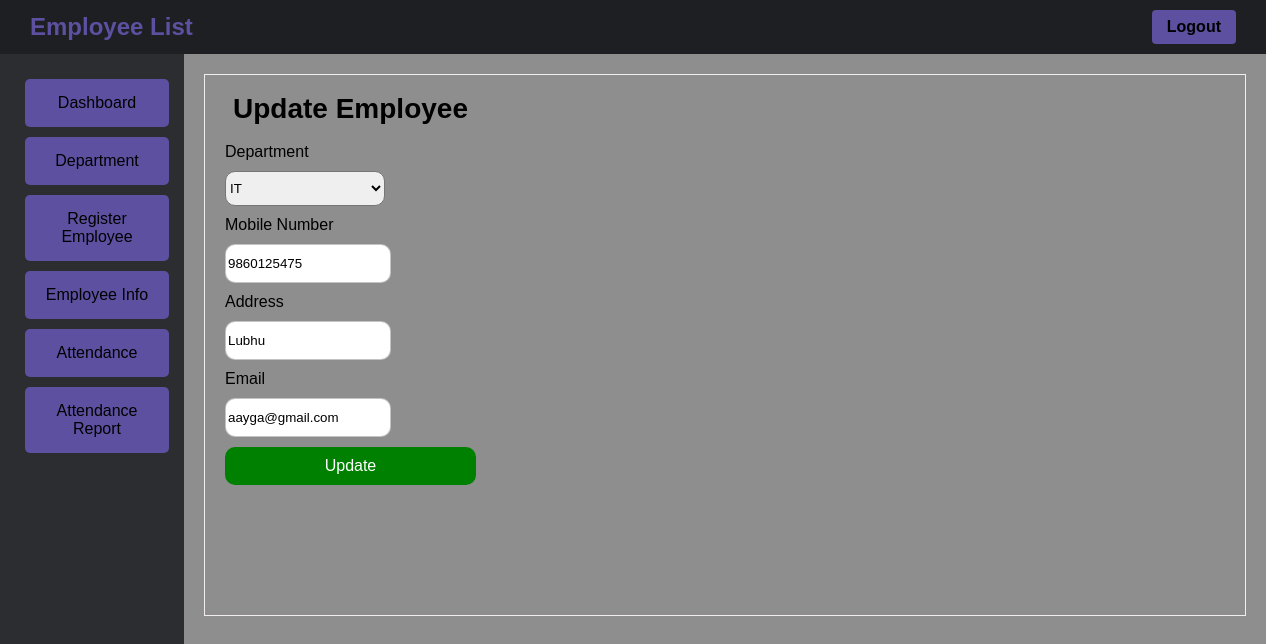
Page /admin/empupdate.php?id=2 (signed in) on the earlier database version.
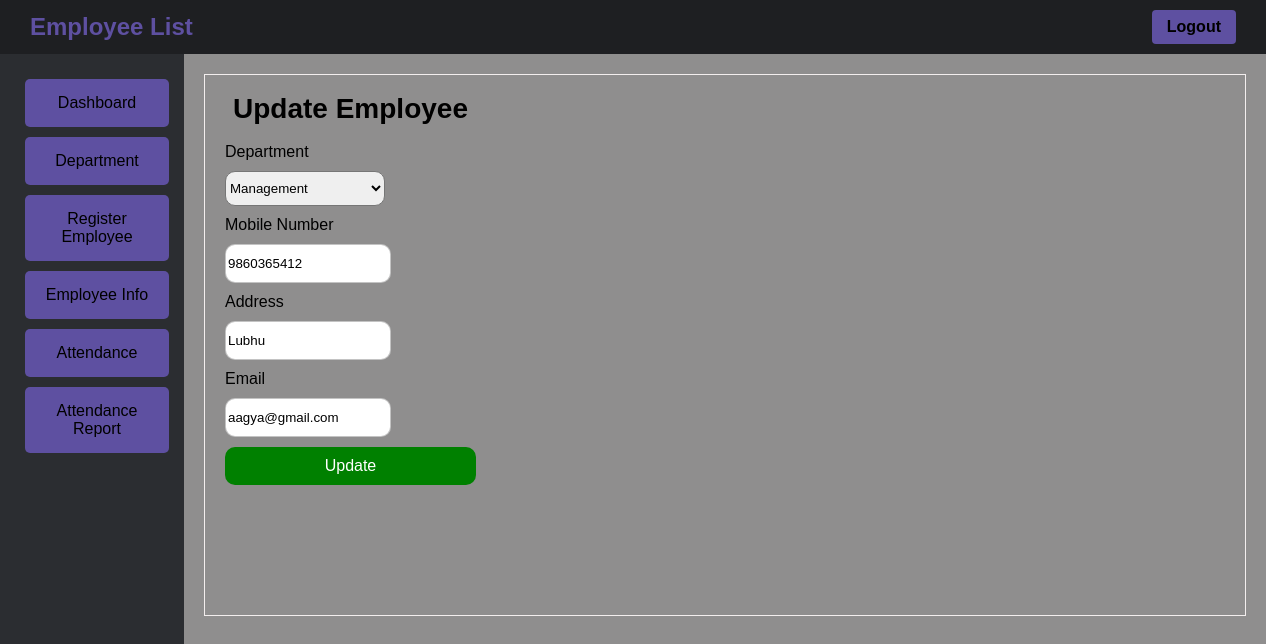
Same page on the later database version.
### tables this page shows
CREATE TABLE `emp_info` (
  `emp_id` int(15) NOT NULL,
  `dept_id` int(15) NOT NULL,
  `atten_id` int(15) NOT NULL,
  `emp_name` varchar(60) NOT NULL,
  `emp_address` varchar(120) NOT NULL,
  `emp_phone` varchar(20) NOT NULL,
  `emp_email` varchar(60) NOT NULL,
  `department` int(15) NOT NULL,
  `qr_code` varchar(255) NOT NULL
);

### admin/empUpdate.php (the view, shortened to what this page needs)
<?php
  include '../database/update_emp.php';
?>
<!DOCTYPE html>
<html>
<head>
  <link rel="stylesheet" type="text/css" href="../style/base.css">
  <link rel="stylesheet" type="text/css" href="../style/details.css">
</head>
<body>
  <div class="nav">
    <div class="admin-title">Employee List</div>
    <div class="logout"><a href="logout.php">Logout</a></div>
  </div>
  <div class="container">
    <div class="side_panel">
      <div class="spanel_button"><a href="dashboard.php">Dashboard</a></div>
      <div class="spanel_button"><a href="department.php">Department</a></div>
      <div class="spanel_button"><a href="empReg.php">Register Employee</a></div>
      <div class="spanel_button"><a href="empInfo.php">Employee Info</a></div>
      <div class="spanel_button"><a href="scan.php">Attendance</a></div>
      <div class="spanel_button"><a href="attenReport.php">Attendance Report</a></div>
    </div>
    <div class="second">
      <div class="box">
        <?php
          $empID = $_GET['id'];
          $sql = "SELECT * FROM emp_info WHERE emp_id = $empID";
          $result = mysqli_query($conn, $sql);
          if (mysqli_num_rows($result) > 0) {
            while ($row = mysqli_fetch_assoc($result)) {
          ?>
          <form class="form" onsubmit="return validateForm()" action="../database/update_emp.php" method="post">
            <h2 class="title">Update Employee</h2>
            <span>Department</span>
              <label>
                  <?php $sqlDept = "SELECT * FROM department";
                    $resultDept = mysqli_query($conn, $sqlDept);
                    if (mysqli_num_rows($result) > 0) {
                      echo '<select id="department" class="update-select" name="department">';
                      while ($rowDept = mysqli_fetch_assoc($resultDept)) {
                        if($row['department'] == $rowDept['dept_id']){
                          $select = "Selected";
                        }else{
                          $select = "";
                        }
                        echo "<option {$select} value='{$rowDept['dept_id']}'>{$rowDept['dept_name']}</option>";
                      }
                      echo '</select>';
                    }
                    echo '<br>';
                ?>
              </label>
              <span>Mobile Number</span>
              <label>
                <input id="emp_phone" class="update-input" type="tel" name="emp_phone" value="<?php echo $row['emp_phone']; ?>">
              </label>
              <span>Address</span>
              <label>
                <input type="text" class="update-input" id="emp_address" name="emp_address" value="<?php echo $row['emp_address']; ?>">
              </label>
              <span>Email</span>
              <label>
                <input type="email" class="update-input" id="emp_email" name="emp_email" value="<?php echo $row['emp_email']; ?>">
              </label>
              <input type="submit" class="update" value="Update" id="submit" class="submit" name="submit"></br>
          </form>
          <?php
              }
            }
          ?>
      </div>
    </div>
  </div>
</body>
</html>

Differences in the rows shown:
changed emp_info "Lubhu": department "IT" → "Management"; emp_phone "9860125475" → "9860365412"; emp_email "aayga@gmail.com" → "aagya@gmail.com"
